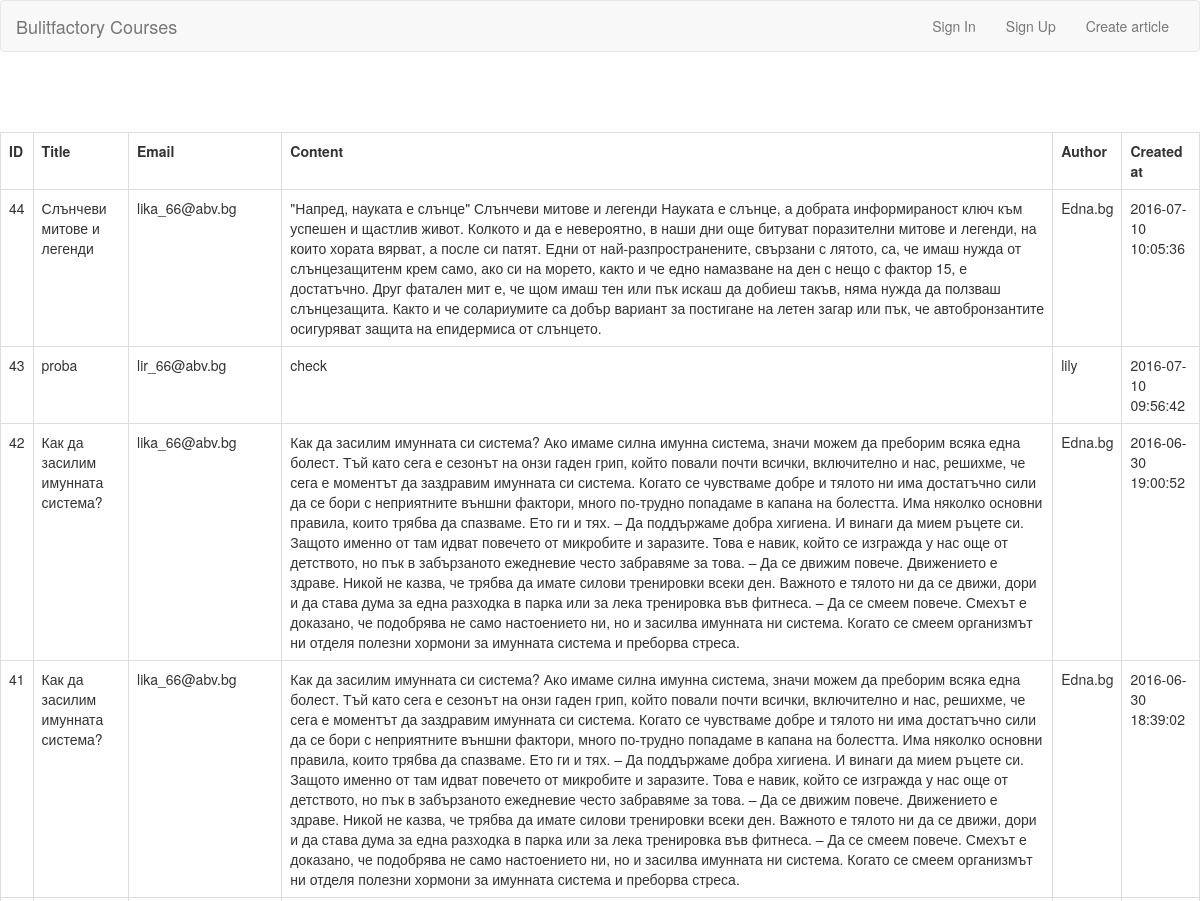
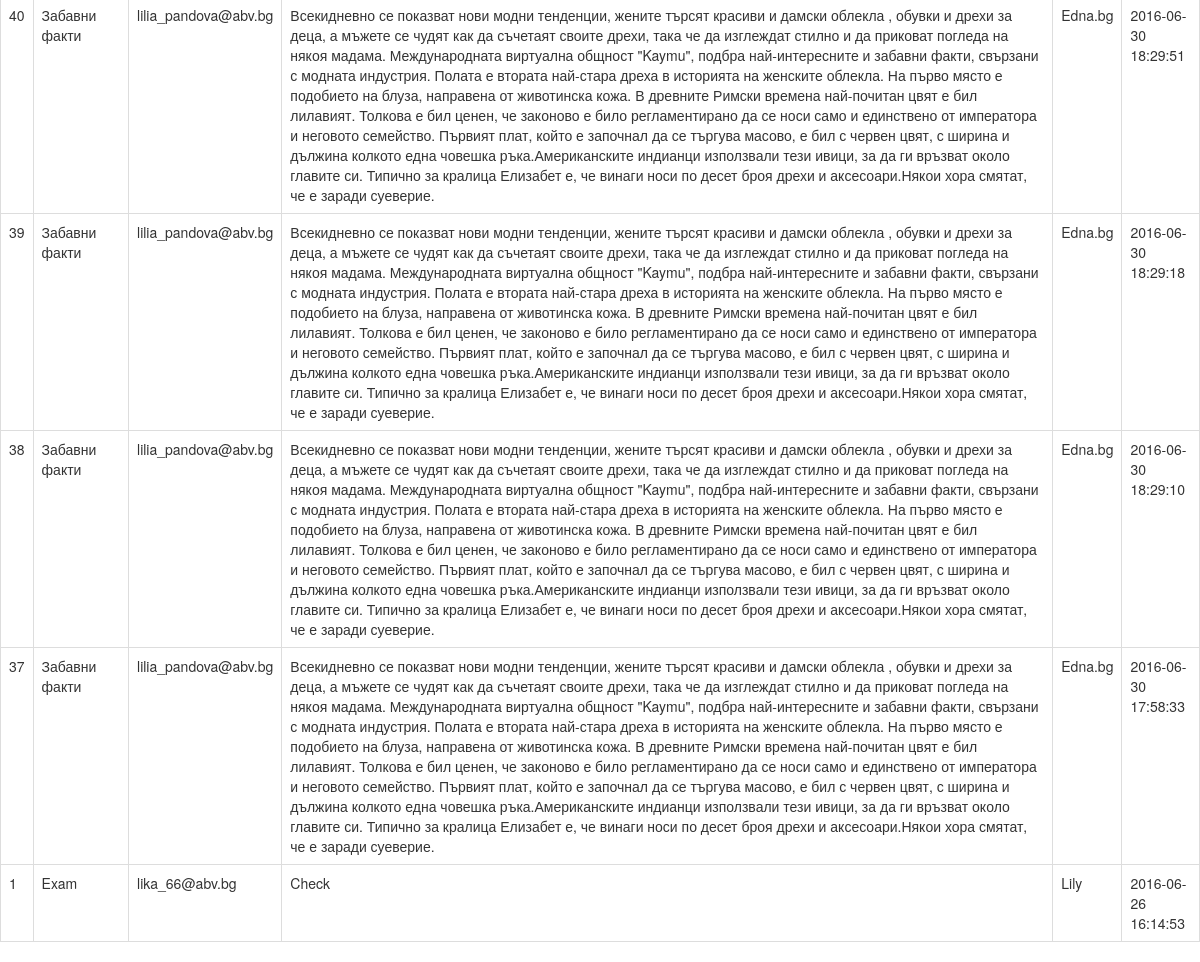
The page / on the database its author committed (2 pictures, top to bottom).
### tables this page shows
CREATE TABLE `article` (
  `id` int(11) NOT NULL,
  `title` mediumtext NOT NULL,
  `email` mediumtext NOT NULL,
  `content` mediumtext NOT NULL,
  `author` mediumtext NOT NULL,
  `created_at` timestamp NOT NULL DEFAULT CURRENT_TIMESTAMP ON UPDATE CURRENT_TIMESTAMP
);

### app/connection.php (called while the page is built)
<?php
function dbConnection() {
    $connect = mysqli_connect("localhost", "root", "", "bulitfactory_php");
    $connect->set_charset('utf8');
    return $connect;
}

### index.php (the view, shortened to what this page needs)
<?php
if(!isset($_SESSION['auth_name'])) {
    $signInBack = "<a href='sign-in.php'>Sign In</a>";
    $signUpBack = "<a href='sign-up.php'>Sign Up</a>";
}
include "template/app.php";
include "app" .DIRECTORY_SEPARATOR. "connection.php";
echo "<main>";
include "views/headers/main-header.php";
echo "</main>";
$sql="SELECT * FROM article ORDER BY created_at DESC ";
$results=dbConnection()->query($sql);
?>
    <body>
    <main>
        <br><br><br>
        <table class="col-xs-8 table table-bordered">
            <tr>
                <th>ID</th>
                <th>Title</th>
                <th>Email</th>
                <th>Content</th>
                <th>Author</th>
                <th>Created at</th>
            </tr>
<?php
if($results->num_rows > 0) {
    foreach($results as $key) {
        echo
            "<tr>".
            "<td>".$key['id'].        "</td>".
            "<td>".$key['title'].     "</td>".
            "<td>".$key['email'].     "</td>".
            "<td>".$key['content'].   "</td>".
            "<td>".$key['author'].    "</td>".
            "<td>".$key['created_at']."</td>".
            "</tr>";
    }
}
?>
        </table>
        <br><br><br>
    </main>
    </body>

### template/app.php (shortened to what this page needs)
<!doctype html>
<html lang="en">
<head>
    <link rel="stylesheet" href="public/css/bootstrap.css">
</head>
<body>
</body>
</html>

### views/headers/main-header.php (shortened to what this page needs)
<nav class="navbar navbar-default">
    <div class="container-fluid">
        <div class="navbar-header">
            <a class="navbar-brand" href="index.php">Bulitfactory Courses</a>
        </div>
        <div class="collapse navbar-collapse" id="bs-example-navbar-collapse-1">
            <ul class="nav navbar-nav navbar-right">
                <li><?php echo $signInBack; ?></li>
                <li><?php echo $signUpBack; ?></li>
                <li><a href="article.php">Create article</a> </li>
            </ul>
        </div>
    </div>
</nav>

### rows shown on the page
article: id "44", title "Слънчеви митове и легенди", email "lika_66@abv.bg", content "\"Напред, науката е слънце\" Слънчеви митове и легенди Науката е слънце, а добрата информираност ключ към успешен и щастлив живот. Колкото и да е невероятно, в наши дни още битуват поразителни митове и легенди, на които хората вярват, а после си патят. Едни от най-разпространените, свързани с лятото, са, че имаш нужда от слънцезащитенм крем само, ако си на морето, както и че едно намазване на ден с нещо с фактор 15, е достатъчно. Друг фатален мит е, че щом имаш тен или пък искаш да добиеш такъв, няма нужда да ползваш слънцезащита. Както и че солариумите са добър вариант за постигане на летен загар или пък, че автобронзантите осигуряват защита на епидермиса от слънцето.", author "Edna.bg", created_at "2016-07-10 10:05:36"
article: id "43", title "proba", email "lir_66@abv.bg", content "check", author "lily", created_at "2016-07-10 09:56:42"
article: id "42", title "Как да засилим имунната система?", email "lika_66@abv.bg", content "Как да засилим имунната си система? Ако имаме силна имунна система, значи можем да преборим всяка една болест. Тъй като сега е сезонът на онзи гаден грип, който повали почти всички, включително и нас, решихме, че сега е моментът да заздравим имунната си система. Когато се чувстваме добре и тялото ни има достатъчно сили да се бори с неприятните външни фактори, много по-трудно попадаме в капана на болестта. Има няколко основни правила, които трябва да спазваме. Ето ги и тях. – Да поддържаме добра хигиена. И винаги да мием ръцете си. Защото именно от там идват повечето от микробите и заразите. Това е навик, който се изгражда у нас още от детството, но пък в забързаното ежедневие често…", author "Edna.bg", created_at "2016-06-30 19:00:52"
article: id "41", title "Как да засилим имунната система?", email "lika_66@abv.bg", content "Как да засилим имунната си система? Ако имаме силна имунна система, значи можем да преборим всяка една болест. Тъй като сега е сезонът на онзи гаден грип, който повали почти всички, включително и нас, решихме, че сега е моментът да заздравим имунната си система. Когато се чувстваме добре и тялото ни има достатъчно сили да се бори с неприятните външни фактори, много по-трудно попадаме в капана на болестта. Има няколко основни правила, които трябва да спазваме. Ето ги и тях. – Да поддържаме добра хигиена. И винаги да мием ръцете си. Защото именно от там идват повечето от микробите и заразите. Това е навик, който се изгражда у нас още от детството, но пък в забързаното ежедневие често…", author "Edna.bg", created_at "2016-06-30 18:39:02"
article: id "40", title "Забавни факти", email "lilia_pandova@abv.bg", content "Всекидневно се показват нови модни тенденции, жените търсят красиви и дамски облекла , обувки и дрехи за деца, а мъжете се чудят как да съчетаят своите дрехи, така че да изглеждат стилно и да приковат погледа на някоя мадама. Международната виртуална общност \"Kaymu\", подбра най-интересните и забавни факти, свързани с модната индустрия. Полата е втората най-стара дреха в историята на женските облекла. На първо място е подобието на блуза, направена от животинска кожа. В древните Римски времена най-почитан цвят е бил лилавият. Толкова е бил ценен, че законово е било регламентирано да се носи само и единствено от императора и неговото семейство. Първият плат, който е започнал да се търгува…", author "Edna.bg", created_at "2016-06-30 18:29:51"
article: id "39", title "Забавни факти", email "lilia_pandova@abv.bg", content "Всекидневно се показват нови модни тенденции, жените търсят красиви и дамски облекла , обувки и дрехи за деца, а мъжете се чудят как да съчетаят своите дрехи, така че да изглеждат стилно и да приковат погледа на някоя мадама. Международната виртуална общност \"Kaymu\", подбра най-интересните и забавни факти, свързани с модната индустрия. Полата е втората най-стара дреха в историята на женските облекла. На първо място е подобието на блуза, направена от животинска кожа. В древните Римски времена най-почитан цвят е бил лилавият. Толкова е бил ценен, че законово е било регламентирано да се носи само и единствено от императора и неговото семейство. Първият плат, който е започнал да се търгува…", author "Edna.bg", created_at "2016-06-30 18:29:18"
article: id "38", title "Забавни факти", email "lilia_pandova@abv.bg", content "Всекидневно се показват нови модни тенденции, жените търсят красиви и дамски облекла , обувки и дрехи за деца, а мъжете се чудят как да съчетаят своите дрехи, така че да изглеждат стилно и да приковат погледа на някоя мадама. Международната виртуална общност \"Kaymu\", подбра най-интересните и забавни факти, свързани с модната индустрия. Полата е втората най-стара дреха в историята на женските облекла. На първо място е подобието на блуза, направена от животинска кожа. В древните Римски времена най-почитан цвят е бил лилавият. Толкова е бил ценен, че законово е било регламентирано да се носи само и единствено от императора и неговото семейство. Първият плат, който е започнал да се търгува…", author "Edna.bg", created_at "2016-06-30 18:29:10"
article: id "37", title "Забавни факти", email "lilia_pandova@abv.bg", content "Всекидневно се показват нови модни тенденции, жените търсят красиви и дамски облекла , обувки и дрехи за деца, а мъжете се чудят как да съчетаят своите дрехи, така че да изглеждат стилно и да приковат погледа на някоя мадама. Международната виртуална общност \"Kaymu\", подбра най-интересните и забавни факти, свързани с модната индустрия. Полата е втората най-стара дреха в историята на женските облекла. На първо място е подобието на блуза, направена от животинска кожа. В древните Римски времена най-почитан цвят е бил лилавият. Толкова е бил ценен, че законово е било регламентирано да се носи само и единствено от императора и неговото семейство. Първият плат, който е започнал да се търгува…", author "Edna.bg", created_at "2016-06-30 17:58:33"
article: id "1", title "Exam", email "lika_66@abv.bg", content "Check", author "Lily", created_at "2016-06-26 16:14:53"
